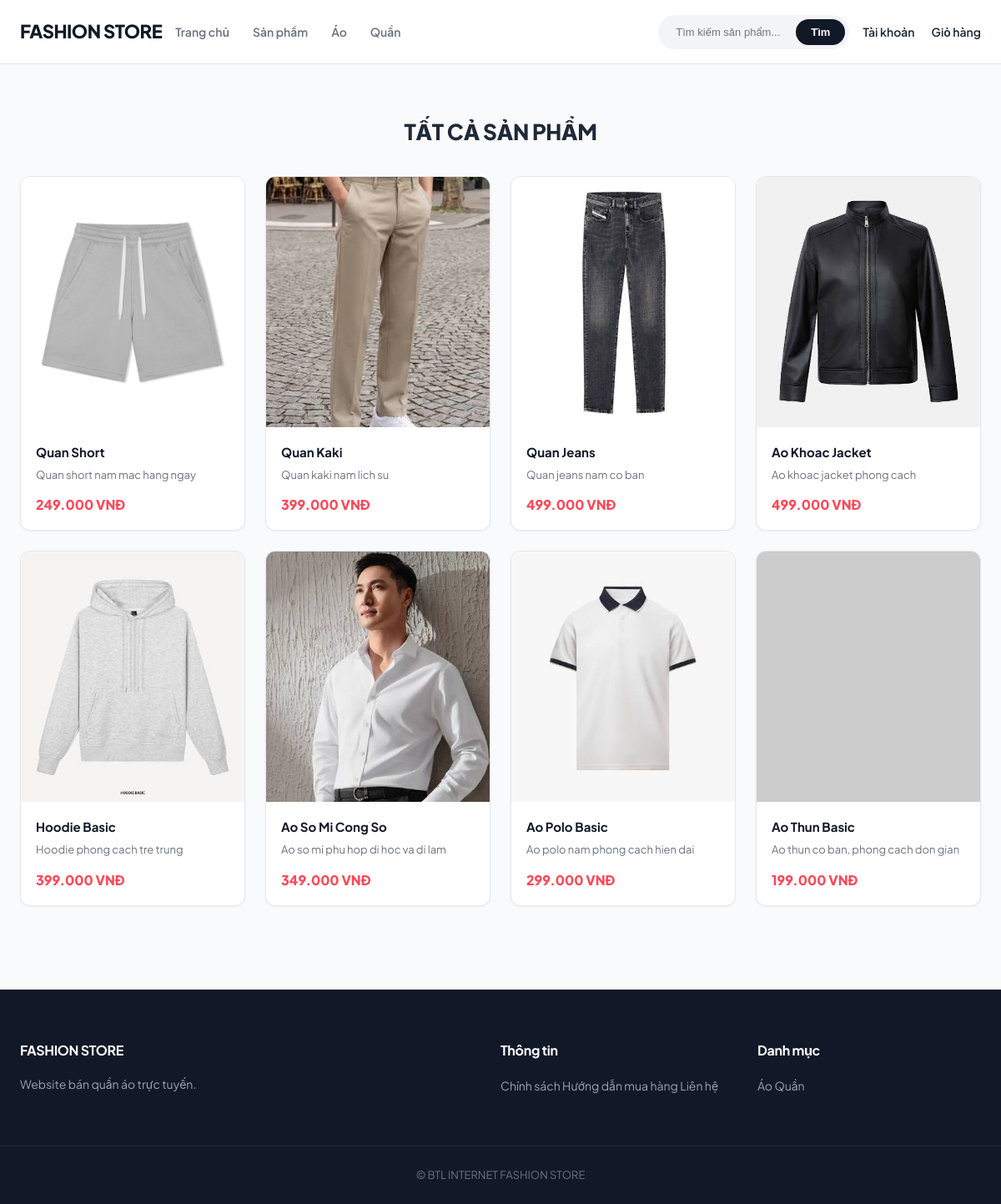
Screenshot of /products/index.php with the database file from the repository.
### tables this page shows
CREATE TABLE san_pham (
    id_san_pham INT AUTO_INCREMENT PRIMARY KEY,
    id_danh_muc INT NOT NULL,
    ten_san_pham VARCHAR(150) NOT NULL,
    mo_ta TEXT,
    gia_co_ban DECIMAL(12,2) NOT NULL,
    hinh_anh VARCHAR(255),
    trang_thai TINYINT DEFAULT 1,
    ngay_tao DATETIME DEFAULT CURRENT_TIMESTAMP,
    ngay_cap_nhat DATETIME DEFAULT CURRENT_TIMESTAMP
        ON UPDATE CURRENT_TIMESTAMP,

    FOREIGN KEY (id_danh_muc)
        REFERENCES danh_muc(id_danh_muc)
);

### config.php (called while the page is built, shortened)
<?php
$base_url = '/fashion_store';
?>

### products/index.php (the view, shortened to what this page needs)
<?php
require_once "../config.php";
$where = ["sp.trang_thai = 1"];
$params = [];
$sql = "SELECT sp.*, dm.ten_danh_muc
        FROM san_pham sp
        JOIN danh_muc dm ON sp.id_danh_muc = dm.id_danh_muc
        WHERE " . implode(" AND ", $where) . "
        ORDER BY sp.id_san_pham DESC";
$stmt = $conn->prepare($sql);
$stmt->execute($params);
$products = $stmt->fetchAll(PDO::FETCH_ASSOC);
require_once "../header.php";
?>
<div class="container section">
    <h2 class="section-title">
        <?php
            if (isset($_GET['search']) && !empty($_GET['search'])) {
                echo "KẾT QUẢ TÌM KIẾM: '" . htmlspecialchars($_GET['search']) . "'";
            } elseif (isset($_GET['category']) && !empty($_GET['category']) && !empty($products)) {
                echo "DANH MỤC: " . mb_strtoupper(htmlspecialchars($products[0]['ten_danh_muc']));
            } else {
                echo "TẤT CẢ SẢN PHẨM";
            }
        ?>
    </h2>
    <div class="products">
        <?php if (!empty($products)): ?>
            <?php foreach ($products as $product): ?>
                <a href="<?= $base_url ?>/products/detail.php?id=<?= $product['id_san_pham'] ?>"
                   class="product-card"
                   style="display: flex; flex-direction: column;">
                    <div class="product-image">
                        <?php if (!empty($product['hinh_anh'])): ?>
                            <img src="<?= $base_url ?>/images/products/<?= htmlspecialchars($product['hinh_anh']) ?>"
                                 alt="<?= htmlspecialchars($product['ten_san_pham']) ?>"
                                 onerror="this.src='https://via.placeholder.com/300x300?text=No+Image'">
                        <?php else: ?>
                            Fashion Store
                        <?php endif; ?>
                    </div>
                    <div class="product-info">
                        <h3 class="product-name"><?= htmlspecialchars($product['ten_san_pham']) ?></h3>
                        <p class="product-description"><?= htmlspecialchars($product['mo_ta']) ?></p>
                        <p class="product-price"><?= number_format($product['gia_co_ban'], 0, ',', '.') ?> VNĐ</p>
                    </div>
                </a>
            <?php endforeach; ?>
        <?php else: ?>
            <p style="grid-column: 1/-1; text-align: center; color: #6b7280; padding: 40px 0;">
                Không tìm thấy sản phẩm nào phù hợp.
            </p>
        <?php endif; ?>
    </div>
</div>
<?php
require_once "../footer.php";
?>

### header.php (shortened to what this page needs)
<!DOCTYPE html>
<html lang="vi">
<head>
    <link rel="stylesheet" href="<?= $base_url ?>/css/style.css">
</head>
<body>
<header class="header">
    <div class="header-container">
        <a href="<?= $base_url ?>/index.php" class="logo">
            FASHION STORE
        </a>
        <nav class="menu">
            <a href="<?= $base_url ?>/index.php">
                Trang chủ
            </a>
            <a href="<?= $base_url ?>/products/index.php">
                Sản phẩm
            </a>
            <a href="<?= $base_url ?>/products/index.php?category=1">
                Áo
            </a>
            <a href="<?= $base_url ?>/products/index.php?category=2">
                Quần
            </a>
        </nav>
        <form class="search-form"
              action="<?= $base_url ?>/products/index.php"
              method="GET">
            <input
                type="text"
                name="search"
                placeholder="Tìm kiếm sản phẩm..."
                value="<?= htmlspecialchars($_GET['search'] ?? '') ?>"
            >
            <button type="submit">
                Tìm
            </button>
        </form>
        <div class="header-actions">
            <?php if (isset($_SESSION['user_id'])): ?>
                <span class="user-name">
                    Hi, <?= htmlspecialchars($_SESSION['ho_ten']) ?>
                </span>
                <a href="<?= $base_url ?>/orders/history.php">
                    Đơn hàng
                </a>
                <a href="<?= $base_url ?>/account/logout.php" class="logout-btn">
                    Đăng xuất
                </a>
            <?php else: ?>
                <a href="<?= $base_url ?>/account/login.php">
                    Tài khoản
                </a>
            <?php endif; ?>
            <a href="<?= $base_url ?>/cart/index.php">
                Giỏ hàng
            </a>
        </div>
    </div>
</header>

### footer.php (shortened to what this page needs)
<footer class="footer">
    <div class="footer-container">
        <div class="footer-column">
            <h3>FASHION STORE</h3>
            <p>
                Website bán quần áo trực tuyến.
            </p>
        </div>
        <div class="footer-column">
            <h3>Thông tin</h3>
            <a href="#">
                Chính sách
            </a>
            <a href="#">
                Hướng dẫn mua hàng
            </a>
            <a href="#">
                Liên hệ
            </a>
        </div>
        <div class="footer-column">
            <h3>Danh mục</h3>
            <a href="<?= $base_url ?>/products/index.php?category=1">
                Áo
            </a>
            <a href="<?= $base_url ?>/products/index.php?category=2">
                Quần
            </a>
        </div>
    </div>
    <div class="footer-bottom">
        © BTL INTERNET FASHION STORE
    </div>
</footer>
</body>
</html>

### css/style.css (style rules this page uses)
:root { --primary-color: #111827; --accent-color: #ff4757; --bg-light: #f9fafb; --bg-white: #ffffff; --text-main: #1f2937; --text-muted: #6b7280; --border-color: #e5e7eb; --radius-sm: 8px; --radius-md: 12px; --radius-lg: 16px; --shadow-sm: 0 1px 3px rgba(0, 0, 0, 0.05); --shadow-md: 0 4px 20px -2px rgba(0, 0, 0, 0.08); --transition: all 0.3s cubic-bezier(0.4, 0, 0.2, 1); }
* { margin: 0; padding: 0; box-sizing: border-box; }
body { font-family: "Plus Jakarta Sans", -apple-system, BlinkMacSystemFont, sans-serif; background-color: var(--bg-light); color: var(--text-main); line-height: 1.6; }
a { text-decoration: none; color: inherit; transition: var(--transition); }
img { max-width: 100%; display: block; }
.header { background-color: rgba(255, 255, 255, 0.95); backdrop-filter: blur(10px); border-bottom: 1px solid var(--border-color); position: sticky; top: 0; z-index: 1000; }
.header-container { max-width: 1200px; margin: auto; height: 76px; padding: 0 24px; display: flex; align-items: center; gap: 32px; }
.logo { font-size: 22px; font-weight: 800; letter-spacing: -0.5px; color: var(--primary-color); text-transform: uppercase; }
.menu { display: flex; gap: 28px; }
.menu a { font-size: 14px; font-weight: 600; color: var(--text-muted); }
.search-form { display: flex; margin-left: auto; background: #f3f4f6; border-radius: 50px; padding: 4px; border: 1px solid transparent; transition: var(--transition); }
.search-form input { width: 200px; padding: 8px 16px; border: none; background: transparent; outline: none; font-size: 13px; }
.search-form button { padding: 8px 18px; background-color: var(--primary-color); color: white; border: none; border-radius: 50px; cursor: pointer; font-size: 13px; font-weight: 600; transition: var(--transition); }
.header-actions { display: flex; gap: 20px; font-size: 14px; font-weight: 600; }
.container { max-width: 1200px; margin: auto; padding: 0 24px; }
.section { margin: 60px 0; }
.section-title { text-align: center; font-size: 26px; font-weight: 800; margin-bottom: 32px; letter-spacing: -0.5px; }
.products { display: grid; grid-template-columns: repeat(4, 1fr); gap: 24px; }
.product-card { background-color: var(--bg-white); border: 1px solid var(--border-color); border-radius: var(--radius-md); overflow: hidden; display: flex; flex-direction: column; box-shadow: var(--shadow-sm); }
.product-image { height: 300px; background-color: #f3f4f6; overflow: hidden; position: relative; }
.product-image img { width: 100%; height: 100%; object-fit: cover; transition: transform 0.5s ease; }
.product-info { padding: 18px; display: flex; flex-direction: column; flex-grow: 1; }
.product-name { font-size: 15px; font-weight: 700; margin-bottom: 6px; color: var(--primary-color); }
.product-description { color: var(--text-muted); font-size: 13px; line-height: 1.4; margin-bottom: 14px; display: -webkit-box; line-clamp: 2; -webkit-box-orient: vertical; overflow: hidden; }
.product-price { font-size: 16px; font-weight: 800; color: var(--accent-color); margin-top: auto; }
.footer { background-color: var(--primary-color); color: white; margin-top: 100px; }
.footer-container { max-width: 1200px; margin: auto; padding: 60px 24px; display: grid; grid-template-columns: 2fr 1fr 1fr; gap: 40px; }
.footer-column h3 { font-size: 16px; font-weight: 700; margin-bottom: 16px; letter-spacing: -0.3px; }
.footer-column p, .footer-column a { color: #9ca3af; font-size: 14px; }
.footer-bottom { text-align: center; border-top: 1px solid #1f2937; padding: 24px; color: #6b7280; font-size: 13px; }
.header-container, .header-container a, .header-container span, .logo, .menu a { white-space: nowrap !important; }
.header-container { gap: 16px !important; }
.search-form input { width: 160px !important; }

### rows the page displays
san_pham: hinh_anh (picture), ten_san_pham "Quan Short", mo_ta "Quan short nam mac hang ngay", gia_co_ban "249.000"
san_pham: hinh_anh (picture), ten_san_pham "Quan Kaki", mo_ta "Quan kaki nam lich su", gia_co_ban "399.000"
san_pham: hinh_anh (picture), ten_san_pham "Quan Jeans", mo_ta "Quan jeans nam co ban", gia_co_ban "499.000"
san_pham: hinh_anh (picture), ten_san_pham "Ao Khoac Jacket", mo_ta "Ao khoac jacket phong cach", gia_co_ban "499.000"
san_pham: hinh_anh (picture), ten_san_pham "Hoodie Basic", mo_ta "Hoodie phong cach tre trung", gia_co_ban "399.000"
san_pham: hinh_anh (picture), ten_san_pham "Ao So Mi Cong So", mo_ta "Ao so mi phu hop di hoc va di lam", gia_co_ban "349.000"
san_pham: hinh_anh (picture), ten_san_pham "Ao Polo Basic", mo_ta "Ao polo nam phong cach hien dai", gia_co_ban "299.000"
san_pham: ten_san_pham "Ao Thun Basic", mo_ta "Ao thun co ban, phong cach don gian", gia_co_ban "199.000"
